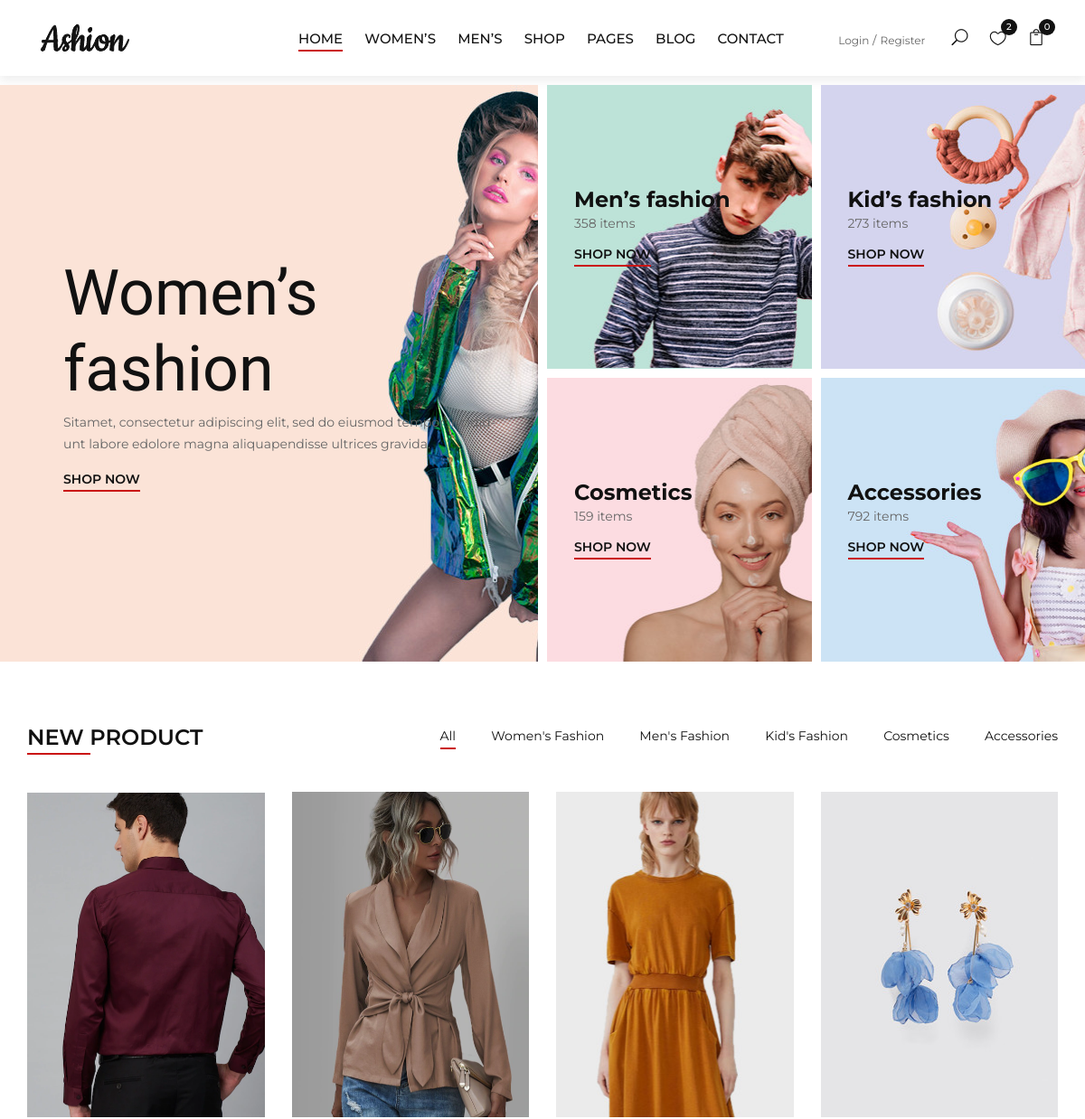
The app's page / (upper part), older data.
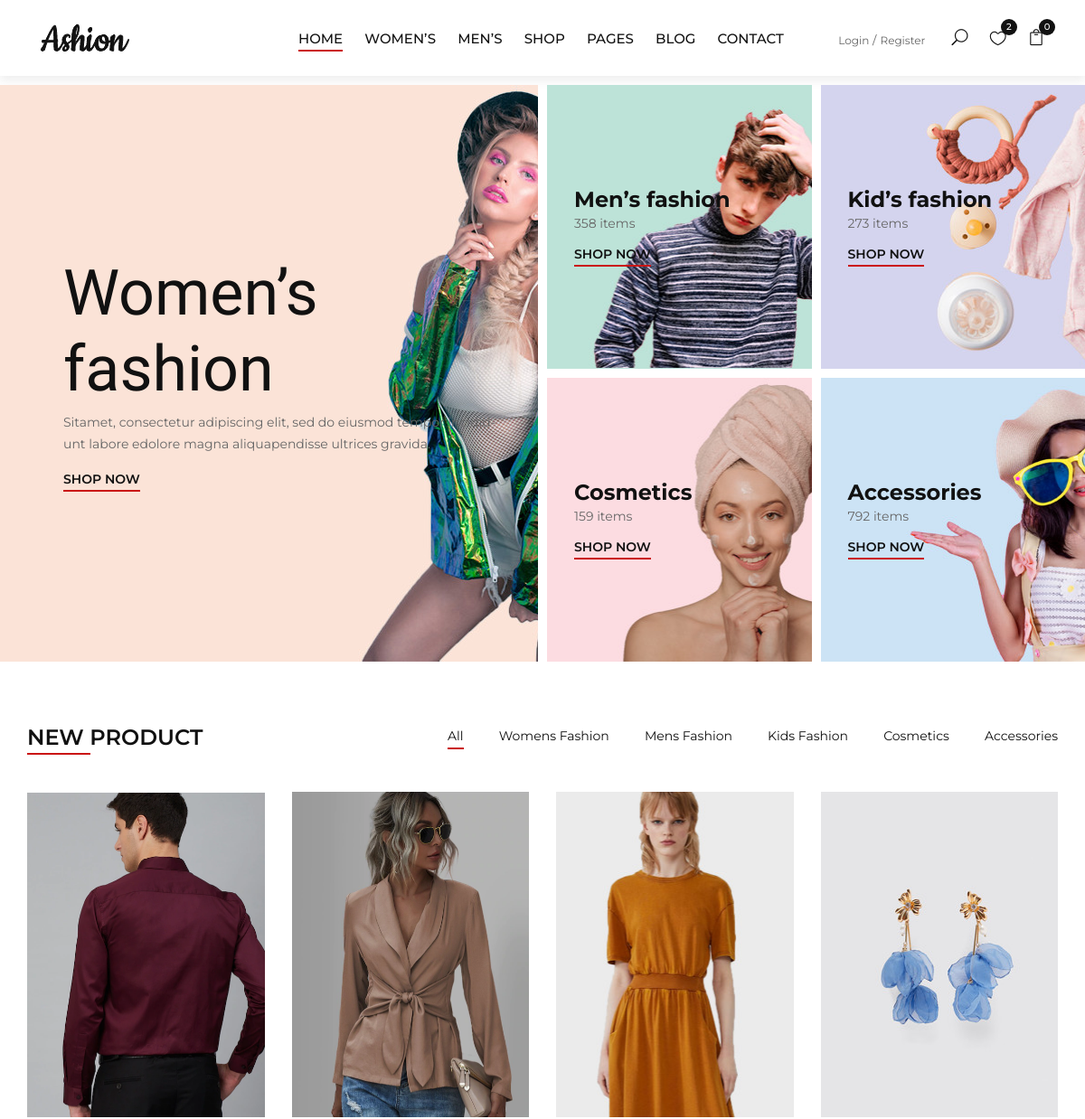
The same page, newer data.
### category/models.py (models this page shows, shortened)
class Category(models.Model):
    category_name = models.CharField(max_length=250, unique=True)
    slug = models.SlugField(max_length=250, unique=True)
    description = models.TextField(max_length=300, blank=True)
    cat_image = models.ImageField(upload_to='photos/category',blank=True)
    class Meta:
        verbose_name = 'category'
        verbose_name_plural = 'categories'
    def get_url(self):
        return reverse('products_by_category', args=[self.slug])

### ashion/views.py (the view)
# urls.py: 2. Add a URL to urlpatterns:  path('', views.home, name='home')
def home(request):
    products = Product.objects.filter(is_available = True)
    paginator = Paginator(products, 12)
    page = request.GET.get('page')
    pageed_products = paginator.get_page(page)
    context = {
        'product':pageed_products
    }
    return render(request, 'home.html', context)

### carts/context_processors.py (called while the page is built)
def counter(request):
    cart_count = 0
    if 'admin' in request.path:
        return{}
    else :
        try:
            cart = Cart.objects.filter(cart_id = _cart_id(request))
            if request.user.is_authenticated:
                cart_items = CartItem.objects.all().filter(user=request.user)
            else :
                cart_items = CartItem.objects.all().filter(cart=cart[:1])
            for cart_item in cart_items:
                cart_count += cart_item.quantity
        except Cart.DoesNotExist:
            cart_count = 0
    return dict(cart_count=cart_count)

### carts/views.py (called while the page is built)
def _cart_id(request):
    cart = request.session.session_key
    if not cart :
        cart = request.session.create()
    return cart

### category/context_processors.py (called while the page is built)
def menu_links(request):
    links = Category.objects.all()
    return dict(links=links)

### store/models.py (called while the page is built)
    def get_url(self):
        return reverse('product_detail',args=[self.category.slug, self.slug])

### templates/home.html (shortened to what this page needs)
{% extends 'base.html' %}
{% load static %}
{% block content %}
    <section class="categories">
        <div class="container-fluid">
            <div class="row">
                <div class="col-lg-6 p-0">
                    <div class="categories__item categories__large__item set-bg"
                    data-setbg="{% static 'img/categories/category-1.jpg' %}">
                    <div class="categories__text">
                        <h1>Women’s fashion</h1>
                        <p>Sitamet, consectetur adipiscing elit, sed do eiusmod tempor incidid-unt labore
                        edolore magna aliquapendisse ultrices gravida.</p>
                        <a href="{% url 'store' %}">Shop now</a>
                    </div>
                </div>
            </div>
            <div class="col-lg-6">
                <div class="row">
                    <div class="col-lg-6 col-md-6 col-sm-6 p-0">
                        <div class="categories__item set-bg" data-setbg="{% static 'img/categories/category-2.jpg' %}">
                            <div class="categories__text">
                                <h4>Men’s fashion</h4>
                                <p>358 items</p>
                                <a href="{% url 'store' %}">Shop now</a>
                            </div>
                        </div>
                    </div>
                    <div class="col-lg-6 col-md-6 col-sm-6 p-0">
                        <div class="categories__item set-bg" data-setbg="{% static 'img/categories/category-3.jpg' %}">
                            <div class="categories__text">
                                <h4>Kid’s fashion</h4>
                                <p>273 items</p>
                                <a href="{% url 'store' %}">Shop now</a>
                            </div>
                        </div>
                    </div>
                    <div class="col-lg-6 col-md-6 col-sm-6 p-0">
                        <div class="categories__item set-bg" data-setbg="{% static 'img/categories/category-4.jpg' %}">
                            <div class="categories__text">
                                <h4>Cosmetics</h4>
                                <p>159 items</p>
                                <a href="{% url 'store' %}">Shop now</a>
                            </div>
                        </div>
                    </div>
                    <div class="col-lg-6 col-md-6 col-sm-6 p-0">
                        <div class="categories__item set-bg" data-setbg="{% static 'img/categories/category-5.jpg' %}">
                            <div class="categories__text">
                                <h4>Accessories</h4>
                                <p>792 items</p>
                                <a href="{% url 'store' %}">Shop now</a>
                            </div>
                        </div>
                    </div>
                </div>
            </div>
        </div>
    </div>
</section>
<section class="product spad">
    <div class="container">
        <div class="row">
            <div class="col-lg-4 col-md-4">
                <div class="section-title">
                    <h4>New product</h4>
                </div>
            </div>
            <div class="col-lg-8 col-md-8">
                <ul class="filter__controls">
                    <li class="active" data-filter="*">All</li>
                    {% for category in links %}
                   <li> <a href="{{ category.get_url }}">{{category.category_name}}</a></li>
                    {% endfor %}
                </ul>
            </div>
        </div>
        <div class="row property__gallery">
            {% for product in product %}
            <div class="col-lg-3 col-md-4 col-sm-6 mix men">
                <div class="product__item">
                    <div href="{{ product.get_url }}" class="product__item__pic set-bg" data-setbg="{{ product.images.url }}">
                        <ul class="product__hover">
                        </ul>
                    </div>
                </div>
            </div>
            {% endfor %}
        </div>
    </div>
</section>
{% endblock content %}

Row changes from the older to the newer data that the page shows:
changed Category: category_name "Women's Fashion" → "Womens Fashion"
changed Category: category_name "Men's Fashion" → "Mens Fashion"
changed Category: category_name "Kid's Fashion" → "Kids Fashion"
